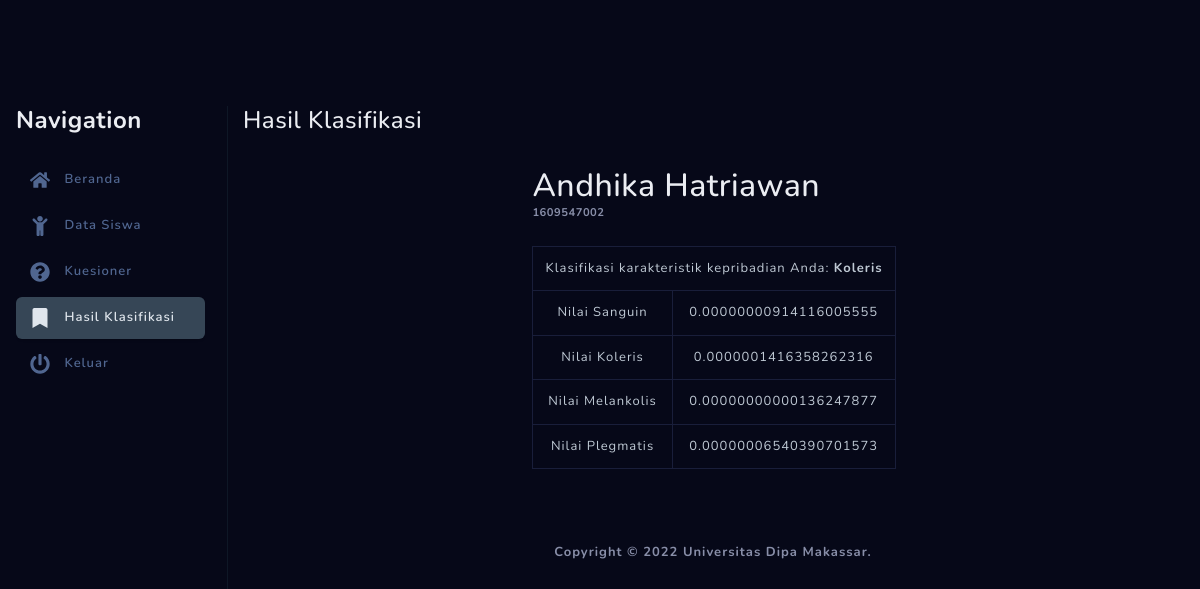
The app's page /hasil/my (signed in) with its own data.
### tables this page shows
CREATE TABLE `data_siswa` (
  `id` int(3) NOT NULL,
  `nama_siswa` varchar(50) DEFAULT NULL,
  `nis` char(10) DEFAULT NULL,
  `jenis_kelamin` enum('L','P') DEFAULT NULL,
  `usia` int(2) DEFAULT NULL,
  `sekolah` varchar(6) DEFAULT NULL,
  `id_user` int(3) NOT NULL DEFAULT 0,
  `nama_orgtua` varchar(50) DEFAULT NULL,
  `telp_orgtua` varchar(30) DEFAULT NULL
);

CREATE TABLE `data_hasil_klasifikasi` (
  `id` int(3) NOT NULL,
  `id_siswa` int(3) NOT NULL DEFAULT 0,
  `jenis_kelamin` enum('L','P') DEFAULT NULL,
  `usia` int(2) DEFAULT NULL,
  `sekolah` varchar(6) DEFAULT NULL,
  `jawaban_a` int(2) DEFAULT NULL,
  `jawaban_b` int(2) DEFAULT NULL,
  `jawaban_c` int(2) DEFAULT NULL,
  `jawaban_d` int(2) DEFAULT NULL,
  `kelas_hasil` varchar(20) DEFAULT NULL,
  `nilai_sanguin` double DEFAULT NULL,
  `nilai_koleris` double DEFAULT NULL,
  `nilai_melankolis` double DEFAULT NULL,
  `nilai_plegmatis` double DEFAULT NULL
);

### include/Core.php (called while the page is built, shortened)
<?php
class Controller
{
	protected function model($model, $params = []){
		$model = "/core/model/$model.php";
		include BASEPATH . $model;
		return $data;
	}
	protected function view($view, $model = null){
		$view = "/core/view/$view.php";
		include BASEPATH . $view;
	}
}

### core/controller/Hasil.php (called while the page is built, shortened)
<?php
class Hasil extends Controller
{
	function my(){
		$appUser = new User();
		$data = $this->model('detail_hasil', ['id' => $appUser->getId()]);
		$this->view('hasil_detail', $data);
	}
}

### include/App.php (called while the page is built, shortened)
<?php
class App
{
	private $controller = 'Home';
	private $method = 'index';
	private $params = [];
	function __construct(){
		$url = $this->parseUrl();
		if(!empty($url)){
			$this->controller = ucfirst($url[0]);
			unset($url[0]);
		}
		$this->controller = new $this->controller;
		if(!empty($url)){
			$this->method = $url[1];
		}
	}
	private function parseUrl(){
		$url = [];
		if(isset($_GET['url'])){
			$url = rtrim($_GET['url'], '/');
			$url = filter_var($url, FILTER_SANITIZE_URL);
			$url = explode('/', $url);
		}
		return $url;
	}
	function run(){
		call_user_func_array([$this->controller, $this->method], $this->params);
	}
}

### index.php (called while the page is built, shortened)
<?php
$app = new App();
$app->run();

### lib/Database.php (called while the page is built, shortened)
<?php
class Database
{
	private $host = DB_HOST;
	private $user = DB_USER;
	private $pass = DB_PASS;
	private $name = DB_NAME;
	private $db;
	private $stm;
	function __construct(){
		$db = "mysql:host=$this->host;dbname=$this->name";
		$option = array(
			PDO::ATTR_PERSISTENT => true,
			PDO::ATTR_ERRMODE => PDO::ERRMODE_EXCEPTION
		);
		try{
			$this->db = new PDO($db, $this->user, $this->pass, $option);
		}catch(PDOException $e){
			die($e->getMessage());
		}
	}
	function query($query){
		$this->stm = $this->db->prepare($query);
	}
	function bind($param, $value, $type = null){
		if(is_null($type)){
			$type = is_int($value) ? PDO::PARAM_INT
				: (is_bool($value) ? PDO::PARAM_BOOL
				: (is_null($value) ? PDO::PARAM_NULL
				: PDO::PARAM_STR));
		}
		$this->stm->bindValue($param, $value, $type);
	}
	function execute(){
		if($this->stm->execute()){
			return true;
		}
		return false;
	}
	function resultSet(){
		$this->execute();
		return $this->stm->fetchAll(PDO::FETCH_ASSOC);
	}
	function resultRow(){
		$this->execute();
		return $this->stm->fetch(PDO::FETCH_ASSOC);
	}
	function numRows(){
		return count($this->resultSet());
	}
}

### core/model/detail_hasil.php (called while the page is built)
<?php
$database = new Database();
$database->query('SELECT siswa.id, siswa.nama_siswa, siswa.nis, hasil.kelas_hasil, hasil.nilai_sanguin, hasil.nilai_koleris, hasil.nilai_melankolis, hasil.nilai_plegmatis FROM data_siswa siswa, data_hasil_klasifikasi hasil WHERE siswa.`id`=hasil.`id_siswa` AND siswa.`id_user`=:id');
$database->bind('id', $params['id']);
$data = array('jumlah' => $database->numRows());
if($data['jumlah'] > 0){
	$data['hasil'] = $database->resultRow();
}

### include/User.php (called while the page is built, shortened)
<?php
class User
{
	function getId(){
		return $_SESSION['user']['id'];
	}
}

### core/view/hasil_detail.php (the view, shortened to what this page needs)
?><div class="container">
	<div class="row">
		<div class="col-md-12">
			<h4 class="page-head-line">Hasil Klasifikasi</h4>
		</div>
	</div>
	<div class="row">
		<div class="col-md-12">
			<div class="container-fluid mt-4"><?php
if($jumlah > 0){
				?><div class="d-flex justify-content-center">
					<div>
						<h2 class="mb-0"><?=$hasil['nama_siswa']?></h2>
						<small class="d-block font-weight-bold mb-4"><?=$hasil['nis']?></small>
						<table id="table-siswa" class="table style-3 table-hover">
							<tr>
								<td colspan="2">Klasifikasi karakteristik kepribadian Anda: <b><?=$hasil['kelas_hasil']?></b></td>
							</tr>
							<tr>
								<td>Nilai Sanguin</td>
								<td><?=$hasil['nilai_sanguin']?></td>
							</tr>
							<tr>
								<td>Nilai Koleris</td>
								<td><?=$hasil['nilai_koleris']?></td>
							</tr>
							<tr>
								<td>Nilai Melankolis</td>
								<td><?=$hasil['nilai_melankolis']?></td>
							</tr>
							<tr>
								<td>Nilai Plegmatis</td>
								<td><?=$hasil['nilai_plegmatis']?></td>
							</tr>
						</table>
					</div>
				</div><?php
}else{
				?><h3 class="text-center">Anda belum mengisi kuesioner..</h3>
				<p class="text-center">
					<a href="<?=BASEDOMAIN?>/kuesioner/analyze" class="btn btn-warning">Isi kuesioner anda disini</a>
				</p><?php
}
			?></div>
		</div>
	</div>
</div><?php

### core/view/hasil_detail.php (style rules this page uses)
.table.style-3 td { text-align: center; border: 1px solid #bfc9d4; }

### records on screen
data_siswa: nama_siswa "Andhika Hatriawan", nis "1609547002", data_hasil_klasifikasi.kelas_hasil "Koleris", data_hasil_klasifikasi.nilai_sanguin "0.00000000914116005555", data_hasil_klasifikasi.nilai_koleris "0.0000001416358262316", data_hasil_klasifikasi.nilai_melankolis "0.00000000000136247877", data_hasil_klasifikasi.nilai_plegmatis "0.00000006540390701573"

### other values on screen
$menu[$i]['title'] "Beranda"
$menu[$i]['title'] "Data Siswa"
$menu[$i]['title'] "Kuesioner"
$menu[$i]['title'] "Hasil Klasifikasi"
$menu[$i]['title'] "Keluar"
